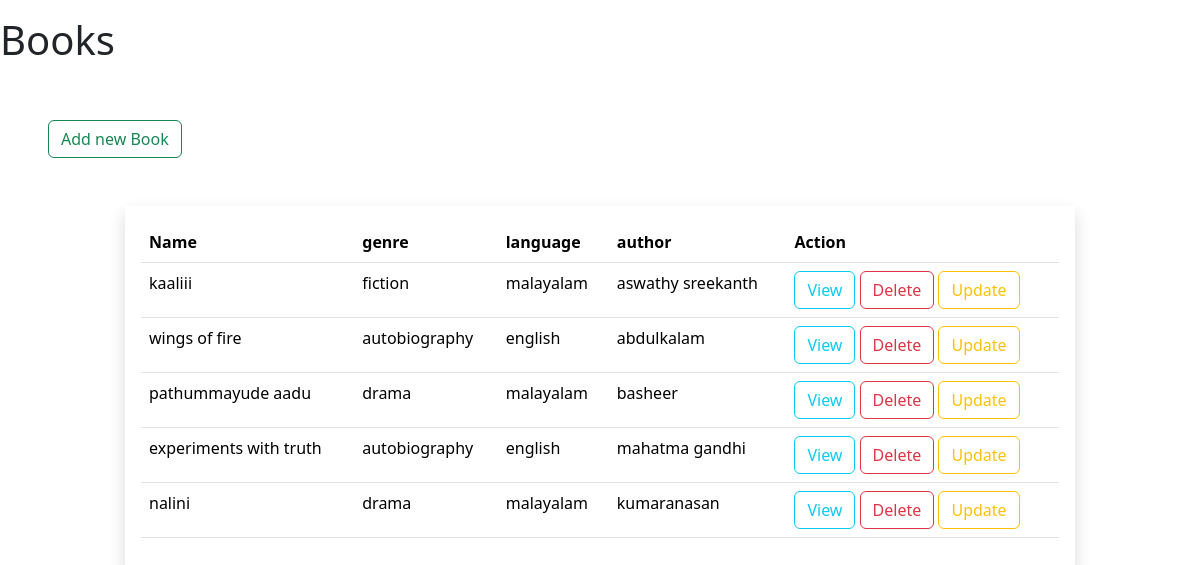
/books/all/, run on the app's committed database.
### myapp/models.py (models this page shows, shortened)
class Book(models.Model):
    name=models.CharField(max_length=200,unique=True)
    author=models.CharField(max_length=200)
    genre=models.CharField(max_length=200)
    language=models.CharField(max_length=200)
    pages=models.PositiveIntegerField(null=True)

### myapp/views.py (the view)
# urls.py: path('books/all/',views.BookListView.as_view(),name="book-list"),
class BookListView(View):
    def get(self,request,*args,**kwargs):
        qs=Book.objects.all()
        return render(request,"book_list.html",{"data":qs})

### myapp/templates/book_list.html (shortened to what this page needs)
<!DOCTYPE html>
<html lang="en">
<head>
    <link href="https://cdn.jsdelivr.net/npm/bootstrap@5.3.2/dist/css/bootstrap.min.css" rel="stylesheet">
</head>
<body>
    <h1 class=" mt-3">Books</h1>
    <a href="{%url 'book-add'%}"class="btn btn-outline-success ms-5 mt-5">Add new Book</a>
    <div class="container mt-5">
        <div class="row">
            <div class="col-1"></div>
            <div class="col-10 p-3 shadow">
                <table class="table">
                    <tr>
                        <th>Name</th>
                        <th>genre</th>
                        <th>language</th>
                        <th>author</th>
                        <th>Action</th>
                    </tr>
                    {%for b in data%}
                        <tr>
                            <td>{{b.name}}</td>
                            <td>{{b.genre}}</td>
                            <td>{{b.language}}</td>
                            <td>{{b.author}}</td>
                            <td>
                                <a href="{%url 'book-detail' b.id %} "class="btn btn-outline-info">View</a>
                                <a href="{%url 'book-remove' b.id %}"class="btn btn-outline-danger">Delete</a>
                                <a href="{%url 'book-change' b.id%}" class="btn btn-outline-warning">Update</a>
                            </td>
                        </tr>
                    {%endfor%}
                </table>
            </div>
            <div class="col-1"></div>
        </div>
    </div>
</body>
</html>

### data on the page
Book: name "kaaliii", genre "fiction", language "malayalam", author "aswathy sreekanth"
Book: name "wings of fire", genre "autobiography", language "english", author "abdulkalam"
Book: name "pathummayude aadu", genre "drama", language "malayalam", author "basheer"
Book: name "experiments with truth", genre "autobiography", language "english", author "mahatma gandhi"
Book: name "nalini", genre "drama", language "malayalam", author "kumaranasan"
